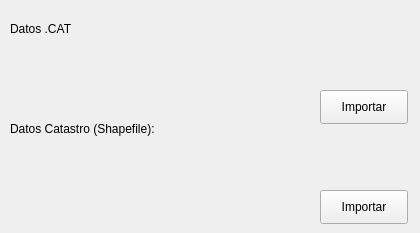
        <widget class="QWidget" name="tab_7">
         <attribute name="title">
          <string>Catastro</string>
         </attribute>
         <widget class="QgsFileWidget" name="archivoCatastro">
          <property name="geometry">
           <rect>
            <x>10</x>
            <y>140</y>
            <width>401</width>
            <height>38</height>
           </rect>
          </property>
         </widget>
         <widget class="QPushButton" name="botonImportarCapas">
          <property name="geometry">
           <rect>
            <x>320</x>
            <y>190</y>
            <width>88</width>
            <height>34</height>
           </rect>
          </property>
          <property name="text">
           <string>Importar</string>
          </property>
         </widget>
         <widget class="QLabel" name="label_9">
          <property name="geometry">
           <rect>
            <x>10</x>
            <y>20</y>
            <width>71</width>
            <height>18</height>
           </rect>
          </property>
          <property name="text">
           <string>Datos .CAT</string>
          </property>
         </widget>
         <widget class="QPushButton" name="botonImportarCat">
          <property name="geometry">
           <rect>
            <x>320</x>
            <y>90</y>
            <width>88</width>
            <height>34</height>
           </rect>
          </property>
          <property name="text">
           <string>Importar</string>
          </property>
         </widget>
         <widget class="QgsFileWidget" name="archivoCAT">
          <property name="geometry">
           <rect>
            <x>10</x>
            <y>40</y>
            <width>401</width>
            <height>38</height>
           </rect>
          </property>
         </widget>
         <widget class="QLabel" name="label_10">
          <property name="geometry">
           <rect>
            <x>10</x>
            <y>120</y>
            <width>171</width>
            <height>18</height>
           </rect>
          </property>
          <property name="text">
           <string>Datos Catastro (Shapefile):</string>
          </property>
         </widget>
        </widget>
